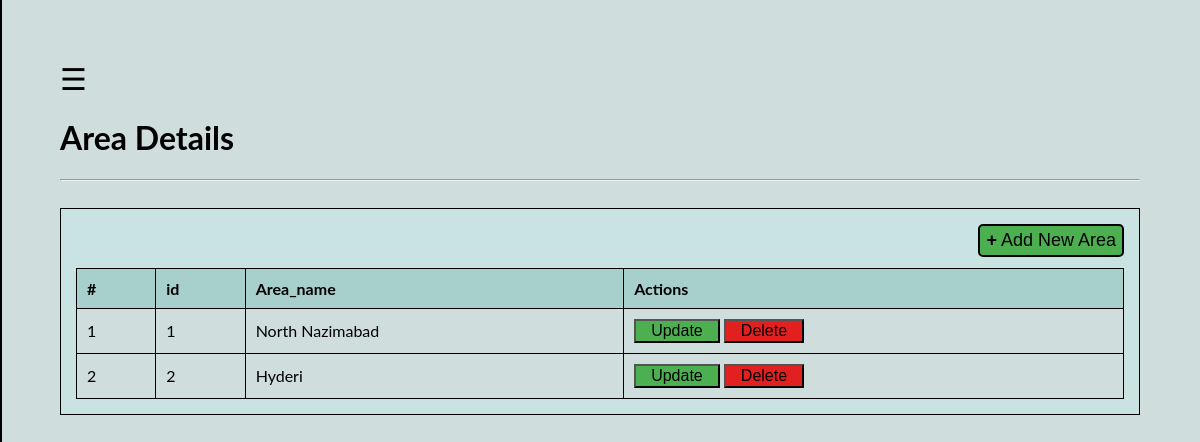
The page /Listing/Arealisting/ on the database as committed earlier.
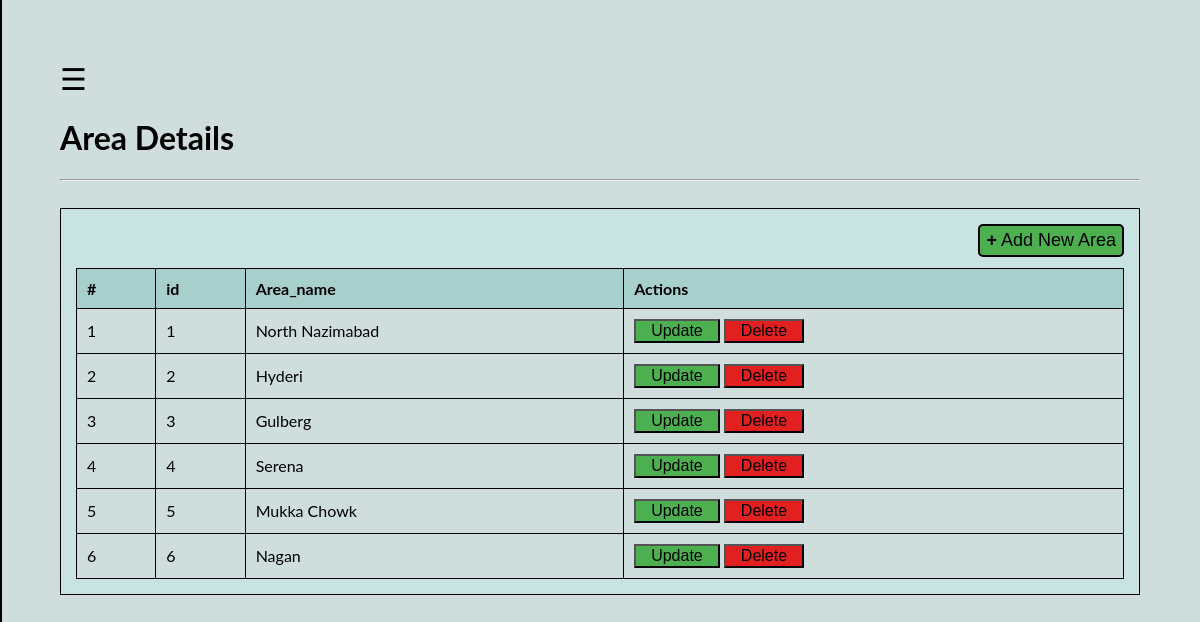
The same page on the database as committed later.
### area/models.py (models this page shows)
class Area(models.Model):
    Area_name = models.CharField(null=False,max_length=200)

### listings/views.py (the view)
# urls.py: path("Arealisting/",view = views.AreaList, name="Area List"),
def AreaList(request):
    shared = Shared_Methods()
    Table_Head = shared.GetAllColumnNamesFromTable(Area)
    dataList = list(Area.objects.values())
    context = {"list": dataList,"list2":Table_Head}
    return render(request, "admin/List/AreaList.html",context)

### shared/Shared_Methods.py (called while the page is built)
    def GetAllColumnNamesFromTable(self,Model):
        return [f.get_attname() for f in Model._meta.fields]

### TEMPLATES/admin/List/AreaList.html (shortened to what this page needs)
{% extends 'admin/List/Base.html' %}
{% block Title %}
Area
{% endblock %}
{% block AddTitle %}
Area
{% endblock %}
{% block TableHeads %}
{% for link in list2 %}
<th>{{link}}</th>
{% endfor %}
{% endblock %}
{% block TableBody %}
{% for link in list %}
<tr>
    <td>{{forloop.counter}}</td>
    <td>{{link.id}}</td>
    <td>{{link.Area_name}}</td>
    <td>
        <button name={{link.Area_name}} accesskey={{link.id}} class="Update">Update</button>
        <button accesskey={{link.id}} class="Delete">Delete</button>
    </td>
</tr>
{% endfor %}
{% endblock %}

### TEMPLATES/admin/List/Base.html (shortened to what this page needs)
<!DOCTYPE html>
<html>
<head>
</head>
<body>
    <div id="mySidenav" class="sidenav">
        <br>
    </div>
    <span style="font-size:30px;cursor:pointer" onclick="openNav()">&#9776; </span>
    <h1>{% block Title %}{% endblock %} Details</h1>
    <hr>
    <div class="table">
        <button class="Add button" type="submit"> <b>+</b> Add New {% block AddTitle %}{% endblock %}</button>
        <table>
            <thead>
                <tr>
                    <th>#</th>
                    {% block TableHeads %}
                    {% endblock %}
                    <th>Actions</th>
                </tr>
            </thead>
            <tbody>
                {% block TableBody %}{% endblock %}
            </tbody>
        </table>
    </div>
</body>
</html>

### TEMPLATES/admin/List/Base.html (style rules this page uses)
.sidenav { height: 100%; width: 0; position: fixed; z-index: 1; top: 0; left: 0; background-color: #c9e3e2; overflow-x: hidden; transition: 0.5s; padding-top: 60px; border: 1px solid black; }
table { margin: auto; border-collapse: collapse; width: 100%; background-color: #cfdddc; }
th, td { padding: 10px; border: 1px solid black; text-align: left; }
th { background: #a7cfcc; }
td>button { font-size: medium; padding-left: 15px; padding-right: 15px; }
.table { border: 1px solid black; padding: 15px; margin-top: 2.5%; background: #c9e3e2; }
body { flex-direction: column; align-items: center; margin: 5%; background-color: #cfdddc; font-family: "Lato", sans-serif; overflow-y: scroll; }
.button { float: right; font-size: large; margin-bottom: 11px; padding-top: 4px; padding-bottom: 4px; background-color: #4CAF50; border: 2px solid black; border-radius: 5px; }
.Update { background-color: #4CAF50; }
.Delete { background-color: rgb(227, 32, 32); }

Rows that differ between the two databases and show on the page:
added Area: id "3", Area_name "Gulberg"
added Area: id "4", Area_name "Serena"
added Area: id "5", Area_name "Mukka Chowk"
added Area: id "6", Area_name "Nagan"
